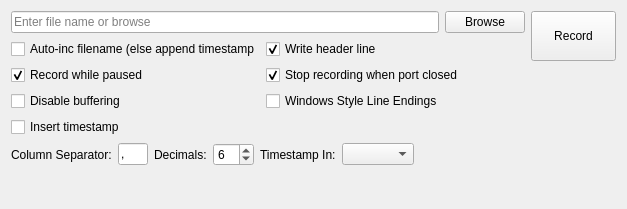
<?xml version="1.0" encoding="UTF-8"?>
<ui version="4.0">
 <class>RecordPanel</class>
 <widget class="QWidget" name="RecordPanel">
  <property name="geometry">
   <rect>
    <x>0</x>
    <y>0</y>
    <width>627</width>
    <height>209</height>
   </rect>
  </property>
  <property name="windowTitle">
   <string>Form</string>
  </property>
  <layout class="QHBoxLayout" name="horizontalLayout_2">
   <item>
    <layout class="QVBoxLayout" name="verticalLayout">
     <item>
      <layout class="QHBoxLayout" name="horizontalLayout">
       <item>
        <widget class="QLineEdit" name="leFileName">
         <property name="sizePolicy">
          <sizepolicy hsizetype="MinimumExpanding" vsizetype="Fixed">
           <horstretch>0</horstretch>
           <verstretch>0</verstretch>
          </sizepolicy>
         </property>
         <property name="toolTip">
          <string>You can use C `strftime` function format specifiers for timestamps in your file name.</string>
         </property>
         <property name="placeholderText">
          <string>Enter file name or browse</string>
         </property>
        </widget>
       </item>
       <item>
        <widget class="QPushButton" name="pbBrowse">
         <property name="toolTip">
          <string>Select record file</string>
         </property>
         <property name="text">
          <string>Browse</string>
         </property>
        </widget>
       </item>
      </layout>
     </item>
     <item>
      <layout class="QGridLayout" name="gridLayout">
       <item row="2" column="1">
        <widget class="QCheckBox" name="cbStopOnClose">
         <property name="text">
          <string>Stop recording when port closed</string>
         </property>
         <property name="checked">
          <bool>true</bool>
         </property>
        </widget>
       </item>
       <item row="1" column="0">
        <widget class="QCheckBox" name="cbAutoIncrement">
         <property name="toolTip">
          <string>Appends timestamp (YYMMDDHHMMSS) to file name when recording starts</string>
         </property>
         <property name="text">
          <string>Auto-inc filename (else append timestamp</string>
         </property>
         <property name="checked">
          <bool>false</bool>
         </property>
        </widget>
       </item>
       <item row="3" column="0">
        <widget class="QCheckBox" name="cbDisableBuffering">
         <property name="toolTip">
          <string>Do not buffer when writing to file. Check this if you are using other software to open the file during recording.</string>
         </property>
         <property name="text">
          <string>Disable buffering</string>
         </property>
        </widget>
       </item>
       <item row="3" column="1">
        <widget class="QCheckBox" name="cbWindowsLE">
         <property name="toolTip">
          <string>Use CR+LF as line endings. Some windows software may not show lines correctly otherwise. Can't be changed during recording.</string>
         </property>
         <property name="text">
          <string>Windows Style Line Endings</string>
         </property>
         <property name="checked">
          <bool>false</bool>
         </property>
        </widget>
       </item>
       <item row="1" column="1">
        <widget class="QCheckBox" name="cbHeader">
         <property name="toolTip">
          <string>Channel names are written to the first line of record file</string>
         </property>
         <property name="text">
          <string>Write header line</string>
         </property>
         <property name="checked">
          <bool>true</bool>
         </property>
        </widget>
       </item>
       <item row="2" column="0">
        <widget class="QCheckBox" name="cbRecordPaused">
         <property name="toolTip">
          <string>Continue recording to file even when plotting is paused</string>
         </property>
         <property name="text">
          <string>Record while paused</string>
         </property>
         <property name="checked">
          <bool>true</bool>
         </property>
        </widget>
       </item>
       <item row="1" column="2">
        <spacer name="horizontalSpacer_2">
         <property name="orientation">
          <enum>Qt::Horizontal</enum>
         </property>
         <property name="sizeHint" stdset="0">
          <size>
           <width>1</width>
           <height>20</height>
          </size>
         </property>
        </spacer>
       </item>
       <item row="4" column="0">
        <widget class="QCheckBox" name="cbTimestamp">
         <property name="toolTip">
          <string>Insert timestamp (milliseconds from epoch) as first column</string>
         </property>
         <property name="text">
          <string>Insert timestamp</string>
         </property>
        </widget>
       </item>
       <item row="4" column="1">
        <layout class="QHBoxLayout" name="horizontalLayout_4">
         <item>
          <spacer name="horizontalSpacer_3">
           <property name="orientation">
            <enum>Qt::Horizontal</enum>
           </property>
           <property name="sizeHint" stdset="0">
            <size>
             <width>40</width>
             <height>20</height>
            </size>
           </property>
          </spacer>
         </item>
        </layout>
       </item>
      </layout>
     </item>
     <item>
      <layout class="QHBoxLayout" name="horizontalLayout_3">
       <item>
        <widget class="QLabel" name="label">
         <property name="text">
          <string>Column Separator:</string>
         </property>
        </widget>
       </item>
       <item>
        <widget class="QLineEdit" name="leSeparator">
         <property name="maximumSize">
          <size>
           <width>30</width>
           <height>16777215</height>
          </size>
         </property>
         <property name="toolTip">
          <string>For TAB character enter \t</string>
         </property>
         <property name="text">
          <string>,</string>
         </property>
        </widget>
       </item>
       <item>
        <widget class="QLabel" name="label_2">
         <property name="text">
          <string>Decimals:</string>
         </property>
        </widget>
       </item>
       <item>
        <widget class="QSpinBox" name="spDecimals">
         <property name="toolTip">
          <string>Number of digits after comma</string>
         </property>
         <property name="value">
          <number>6</number>
         </property>
        </widget>
       </item>
       <item>
        <widget class="QLabel" name="label_3">
         <property name="text">
          <string>Timestamp In:</string>
         </property>
        </widget>
       </item>
       <item>
        <widget class="QComboBox" name="cbTimestampFormat"/>
       </item>
       <item>
        <spacer name="horizontalSpacer">
         <property name="orientation">
          <enum>Qt::Horizontal</enum>
         </property>
         <property name="sizeHint" stdset="0">
          <size>
           <width>40</width>
           <height>20</height>
          </size>
         </property>
        </spacer>
       </item>
      </layout>
     </item>
     <item>
      <spacer name="verticalSpacer">
       <property name="orientation">
        <enum>Qt::Vertical</enum>
       </property>
       <property name="sizeHint" stdset="0">
        <size>
         <width>20</width>
         <height>1</height>
        </size>
       </property>
      </spacer>
     </item>
    </layout>
   </item>
   <item>
    <layout class="QVBoxLayout" name="verticalLayout_2">
     <item>
      <widget class="QToolButton" name="pbRecord">
       <property name="minimumSize">
        <size>
         <width>85</width>
         <height>50</height>
        </size>
       </property>
       <property name="toolTip">
        <string>Start/Stop Recording</string>
       </property>
       <property name="text">
        <string>Record</string>
       </property>
      </widget>
     </item>
     <item>
      <spacer name="verticalSpacer_2">
       <property name="orientation">
        <enum>Qt::Vertical</enum>
       </property>
       <property name="sizeHint" stdset="0">
        <size>
         <width>20</width>
         <height>1</height>
        </size>
       </property>
      </spacer>
     </item>
    </layout>
   </item>
  </layout>
 </widget>
 <resources/>
 <connections/>
</ui>
